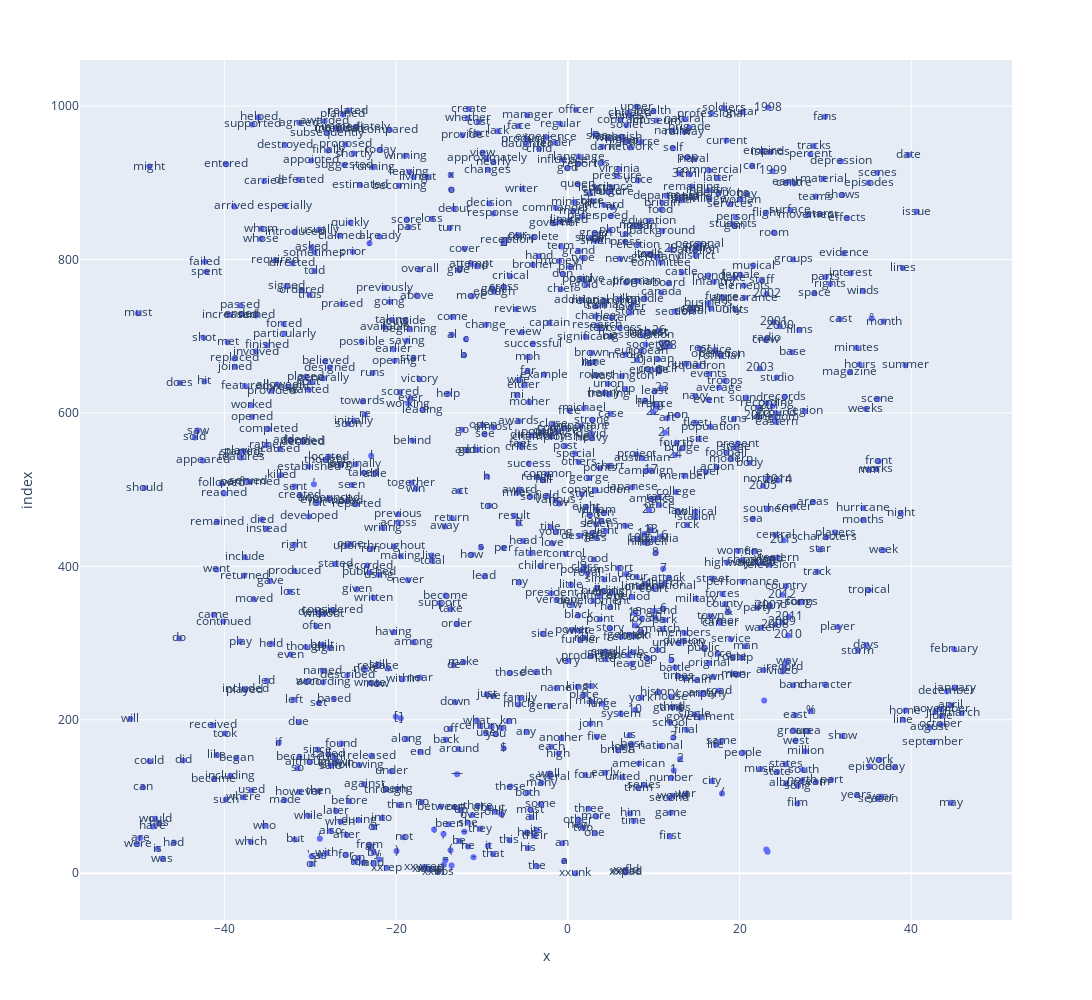

The cell this chart's notebook holds for it:
### Code cell
plt.figure(figsize = (10,10))
px.scatter(tsne_results[:,0],tsne_results[:,1],text = vocab_subset,width= 1500, height = 1000)

### Figure 1 — Plotly figure (JSON) as saved in the notebook; plotly's stock layout.template omitted (floating-point values rounded to 4 significant figures; data arrays with more than 128 entries replaced by an {"elided": "..."} marker saying what was removed)
{"data": [{"hovertemplate": "x=%{x}<br>index=%{y}<br>text=%{text}<extra></extra>", "legendgroup": "", "marker": {"color": "#636efa", "symbol": "circle"}, "mode": "markers+text", "name": "", "orientation": "h", "showlegend": false, "text": {"elided": "1000 str values"}, "type": "scatter", "x": {"elided": "1000 float values"}, "xaxis": "x", "y": {"elided": "1000 int values"}, "yaxis": "y"}], "layout": {"height": 1000, "legend": {"tracegroupgap": 0}, "margin": {"t": 60}, "width": 1500, "xaxis": {"anchor": "y", "domain": [0, 1], "title": {"text": "x"}}, "yaxis": {"anchor": "x", "domain": [0, 1], "title": {"text": "index"}}}}
